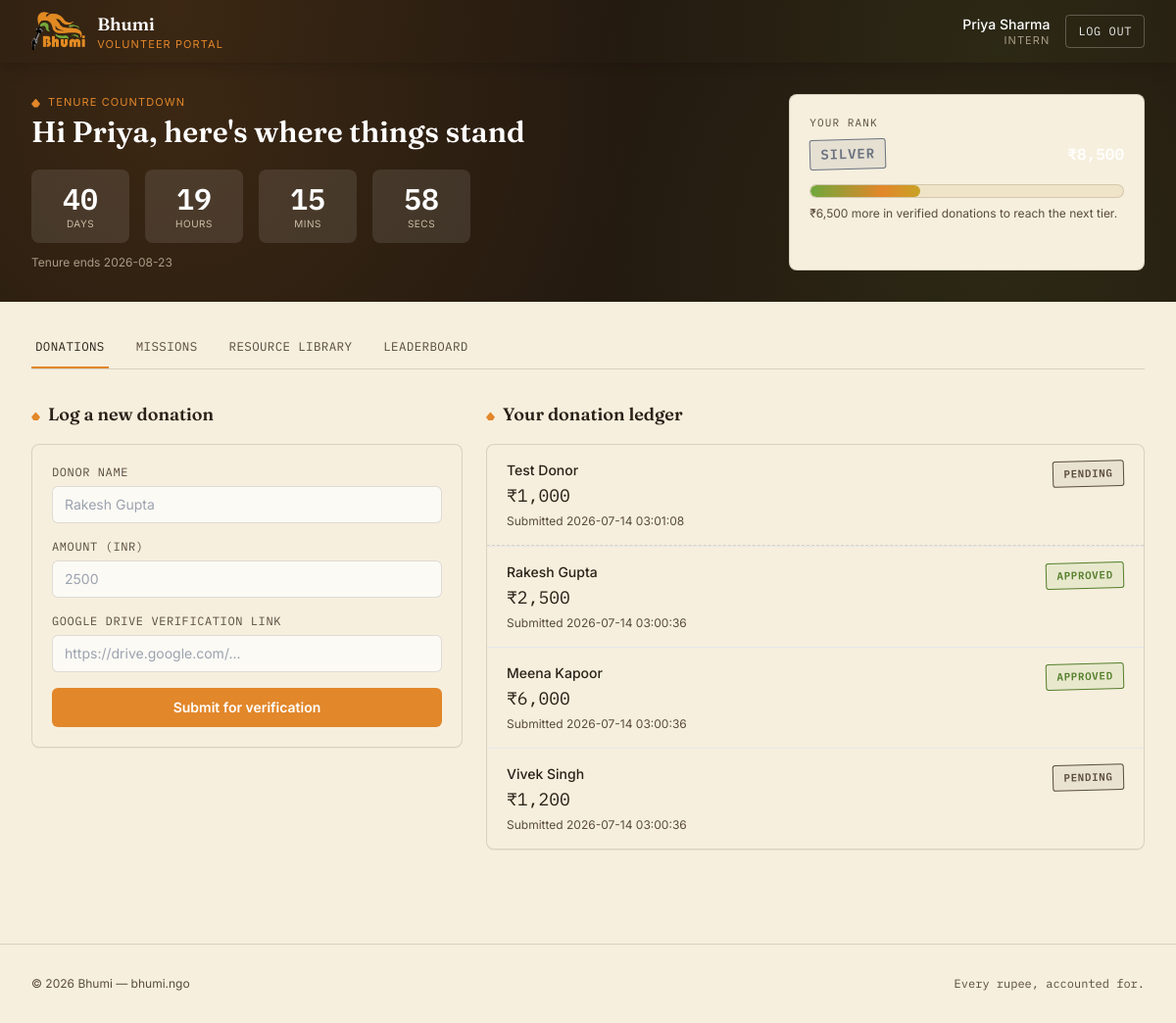
Before: /dashboard (signed in) with the older database file.
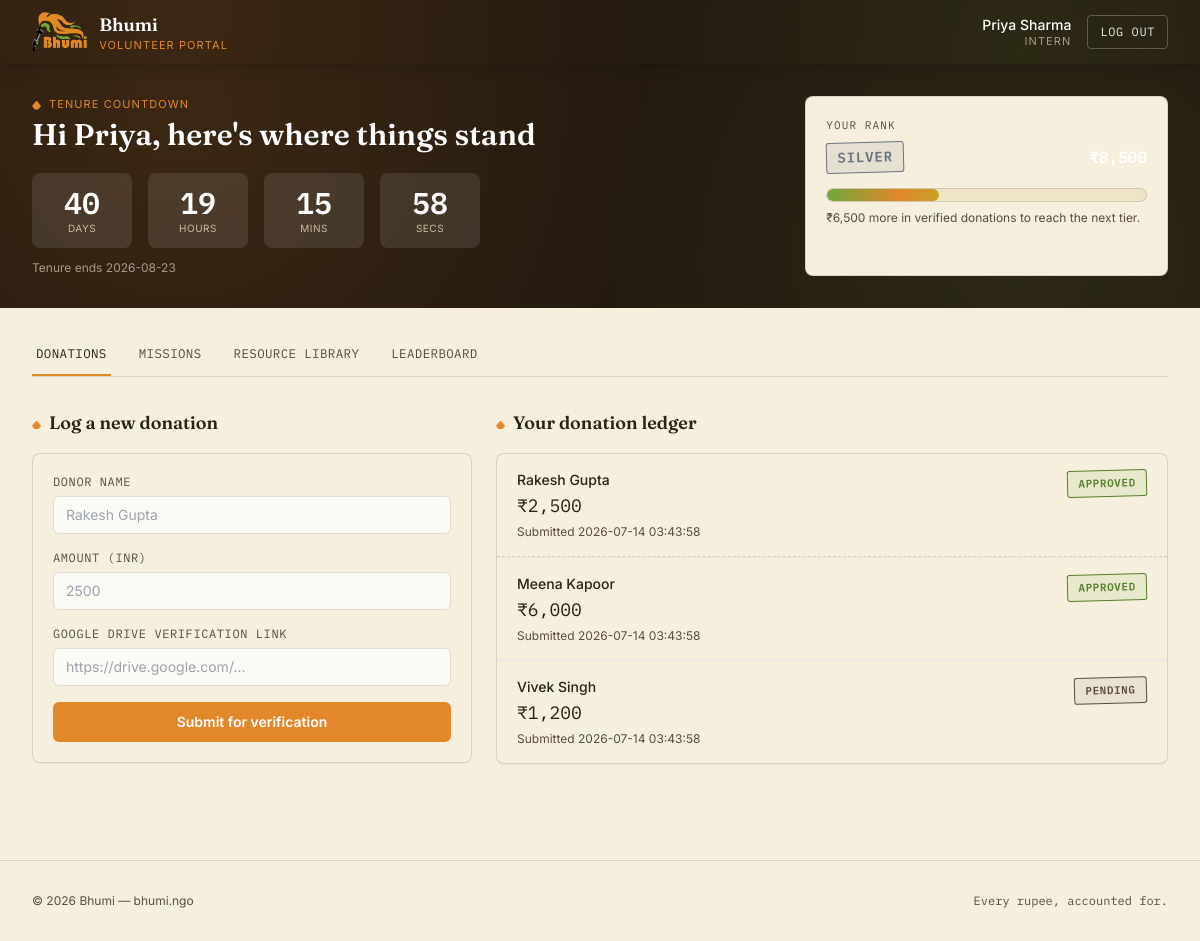
After: the same page with the newer database file.
### tables this page shows
CREATE TABLE donations (
    id INTEGER PRIMARY KEY AUTOINCREMENT,
    user_id INTEGER NOT NULL,
    donor_name TEXT NOT NULL,
    amount REAL NOT NULL,
    drive_link TEXT NOT NULL,
    status TEXT NOT NULL DEFAULT 'pending' CHECK(status IN ('pending', 'approved', 'rejected')),
    admin_note TEXT,
    submitted_at TIMESTAMP DEFAULT CURRENT_TIMESTAMP,
    reviewed_at TIMESTAMP,
    FOREIGN KEY (user_id) REFERENCES users(id)
);

### app.py (the view)
@app.route("/dashboard")
@role_required("intern", "ambassador")
def dashboard():
    user = current_user()
    total = verified_total(user["id"])
    rank_label, amount, next_floor, progress = get_rank(total)
    my_donations = query_db(
        "SELECT * FROM donations WHERE user_id = ? ORDER BY submitted_at DESC", (user["id"],)
    )
    tasks = query_db("SELECT * FROM tasks ORDER BY deadline ASC")
    completed_task_ids = {
        row["task_id"] for row in query_db(
            "SELECT task_id FROM task_completions WHERE user_id = ?", (user["id"],)
        )
    }
    resources = query_db("SELECT * FROM resources ORDER BY category, title")
    leaderboard = query_db(
        """SELECT u.full_name, u.role, COALESCE(SUM(d.amount), 0) AS total
           FROM users u
           LEFT JOIN donations d ON d.user_id = u.id AND d.status = 'approved'
           WHERE u.role IN ('intern', 'ambassador')
           GROUP BY u.id
           ORDER BY total DESC
           LIMIT 5"""
    )
    return render_template(
        "intern_dashboard.html",
        user=user,
        total=total,
        rank_label=rank_label,
        next_floor=next_floor,
        progress=progress,
        my_donations=my_donations,
        tasks=tasks,
        completed_task_ids=completed_task_ids,
        resources=resources,
        leaderboard=leaderboard,
    )

### app.py (called while the page is built)
def get_db():
    if "db" not in g:
        g.db = sqlite3.connect(DB_PATH)
        g.db.row_factory = sqlite3.Row
        g.db.execute("PRAGMA foreign_keys = ON")
    return g.db

def query_db(query, args=(), one=False):
    cur = get_db().execute(query, args)
    rv = cur.fetchall()
    cur.close()
    return (rv[0] if rv else None) if one else rv

def role_required(*roles):
    def decorator(view):
        @wraps(view)
        def wrapped(*args, **kwargs):
            if "user_id" not in session:
                return redirect(url_for("login"))
            if session.get("role") not in roles:
                flash("You do not have permission to view that page.", "error")
                return redirect(url_for("dashboard"))
            return view(*args, **kwargs)
        return wrapped
    return decorator

def current_user():
    if "user_id" not in session:
        return None
    return query_db("SELECT * FROM users WHERE id = ?", (session["user_id"],), one=True)

def verified_total(user_id):
    row = query_db(
        "SELECT COALESCE(SUM(amount), 0) AS total FROM donations WHERE user_id = ? AND status = 'approved'",
        (user_id,), one=True,
    )
    return row["total"]

### templates/intern_dashboard.html (shortened to what the changed rows need)
{% extends "base.html" %}
{% block content %}
<section class="soil-panel text-white">
  <div class="max-w-7xl mx-auto px-4 sm:px-6 lg:px-8 py-8 grid md:grid-cols-3 gap-6">
    <div class="md:col-span-2">
      <h1 class="font-display text-2xl sm:text-3xl font-semibold mt-1">Hi {{ user.full_name.split(' ')[0] }}, here's where things stand</h1>
    </div>
  </div>
</section>
<div class="max-w-7xl mx-auto px-4 sm:px-6 lg:px-8">
  <div id="tab-donations" class="tab-panel py-8 grid lg:grid-cols-5 gap-6">
    <div class="lg:col-span-2">
      <h2 class="font-display text-lg font-semibold flame-bullet">Log a new donation</h2>
    </div>
    <div class="lg:col-span-3">
      <h2 class="font-display text-lg font-semibold flame-bullet">Your donation ledger</h2>
      <div class="ledger-card rounded-lg mt-4 divide-y" style="border-color: var(--rule);">
        {% if my_donations %}
          {% for d in my_donations %}
          <div class="ledger-row px-5 py-4 flex items-start justify-between gap-4">
            <div>
              <p class="font-medium text-sm">{{ d.donor_name }}</p>
              <p class="font-mono-ledger text-lg mt-0.5">{{ d.amount|inr }}</p>
              <p class="text-xs mt-1" style="color: var(--ink-soft);">Submitted {{ d.submitted_at }}</p>
            </div>
            <span class="stamp stamp-{{ d.status }} shrink-0">{{ d.status }}</span>
          </div>
          {% endfor %}
        {% else %}
        <p class="px-5 py-8 text-sm text-center" style="color: var(--ink-soft);">No donations logged yet &mdash; submit your first one!</p>
        {% endif %}
      </div>
    </div>
  </div>
</div>
{% endblock %}

Changed rows visible on the page:
removed donations: donor_name "Test Donor", amount|inr "₹1,000", submitted_at "2026-07-14 03:01:08", status "PENDING"
changed donations "Rakesh Gupta": submitted_at "2026-07-14 03:00:36" → "2026-07-14 03:43:58"
changed donations "Meena Kapoor": submitted_at "2026-07-14 03:00:36" → "2026-07-14 03:43:58"
changed donations "Vivek Singh": submitted_at "2026-07-14 03:00:36" → "2026-07-14 03:43:58"
